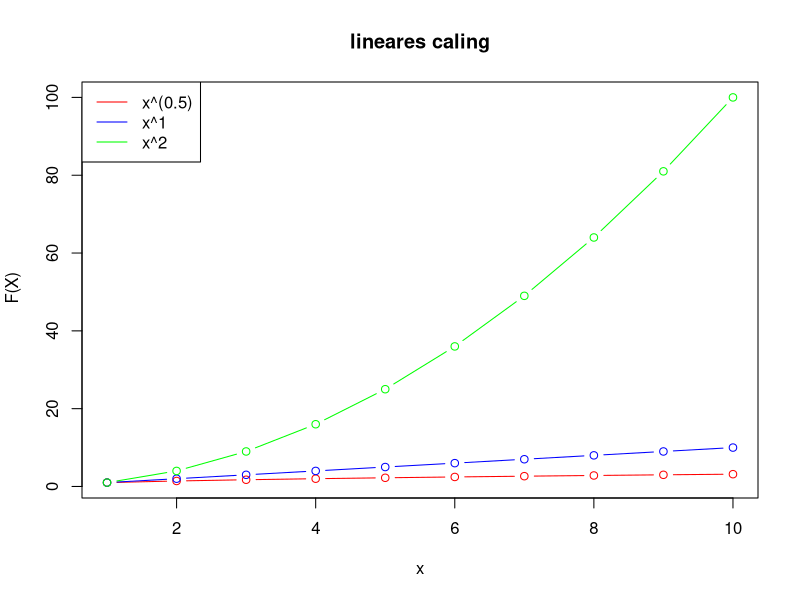
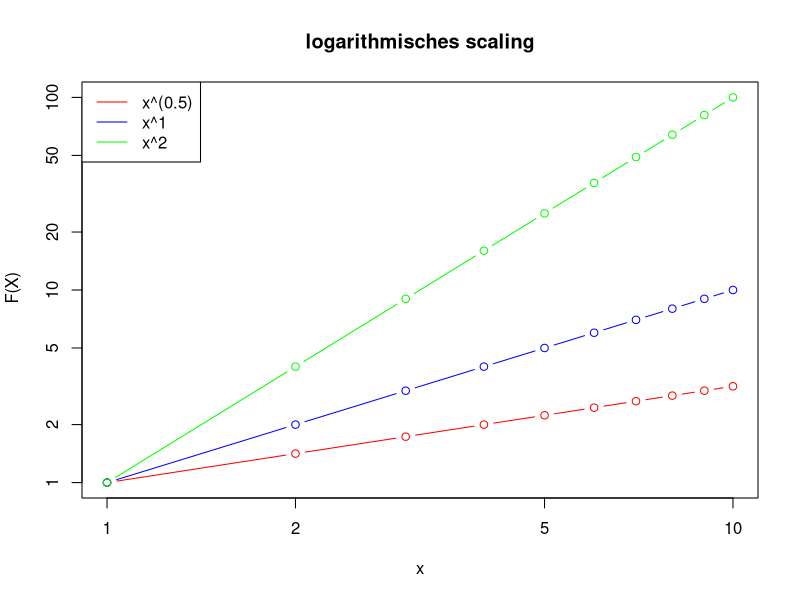

These figures' R source, in order: (Note: this script raises an error after producing the figures.)
## ---- chunk 1
#Wertebereich x von 1 bis 10
x<-c(1:10)

#definintion der funtionen
function_1<-x^(0.5)
function_2<-x^1
function_3<-x^2

# plot linear scaling:
plot(range(x), range(floor(min(function_1,function_2,function_3)):
              ceiling(max(function_1,function_2,function_3))), 
              type = "n", ylab = " F(X)", xlab = "x", 
              main = "lineares caling")
lines(x, function_1, type = "b", col = "red")
lines(x, function_2, type = "b", col = "blue")
lines(x, function_3, type = "b", col = "green")
legend("topleft", legend = c("x^(0.5)", "x^1", "x^2"), 
              col = c("red","blue","green"), lty = "solid")

#plot logarithmic scaling
plot(range(x), range(floor(min(function_1,function_2,function_3)):
              ceiling(max(function_1,function_2,function_3))), 
              type = "n", ylab = " F(X)", xlab = "x", 
              main = "logarithmisches scaling", log = "xy")
lines(x, function_1, type = "b", col = "red")
lines(x, function_2, type = "b", col = "blue")
lines(x, function_3, type = "b", col = "green")
legend("topleft", legend = c("x^(0.5)", "x^1", "x^2"), 
       col = c("red","blue","green"), lty = "solid")
## ---- chunk 2
#Wertebereich x von 1 bis 10
x<-c(1:10)

#definintion der funtionen
function_1<-exp(0.5*x)
function_2<-exp(1*x)
function_3<-exp(2*x)

# plot linear/linear scaling:
plot(range(x), range(floor(min(function_1,function_2,function_3)):
            ceiling(max(function_1,function_2,function_3))), 
            type = "n", ylab = " F(X)", xlab = "x", 
            main = "x-Achse und y-Achse linear scaliert")
lines(x, function_1, type = "b", col = "red")
lines(x, function_2, type = "b", col = "blue")
lines(x, function_3, type = "b", col = "green")
legend("topleft", legend = c("e^(0.5x)", "e^(x)", "e^(2x)"), 
            col = c("red","blue","green"), lty = "solid")

#plot linear/logarithmic scaling
plot(range(x), range(floor(min(function_1,function_2,function_3)):
            ceiling(max(function_1,function_2,function_3))), 
            type = "n", ylab = " F(X)", xlab = "x", 
            main = "x-Achse linear und y-Achse logarithmisch scaliert", log = "y")
lines(x, function_1, type = "b", col = "red")
lines(x, function_2, type = "b", col = "blue")
lines(x, function_3, type = "b", col = "green")
legend("topleft", legend = c("e^(0.5x)", "e^(x)", "e^(2x)"), 
            col = c("red","blue","green"), lty = "solid")

## ---- chunk 3
#Wertebereich x von 1 bis 10
x<-c(1:10)

#definintion der funtionen
function_1<-log(0.5*x)
function_2<-log(1*x)
function_3<-log(2*x)

# plot linear/linear scaling:
plot(range(x), range(floor(min(function_1,function_2,function_3)):
              ceiling(max(function_1,function_2,function_3))), 
              type = "n", ylab = " F(X)", xlab = "x", 
              main = "x-Achse und y-Achse linear scaliert")
lines(x, function_1, type = "b", col = "red")
lines(x, function_2, type = "b", col = "blue")
lines(x, function_3, type = "b", col = "green")
legend("topleft", legend = c("e^(0.5x)", "e^(x)", "e^(2x)"),
              col = c("red","blue","green"), lty = "solid")

#plot logarithmic/linear scaling
plot(range(x), range(floor(min(function_1,function_2,function_3)):
              ceiling(max(function_1,function_2,function_3))), 
              type = "n", ylab = " F(X)", xlab = "x", 
              main = "x-Achse logartithmisch und y-Achse linearh scaliert", 
              log = "x")
lines(x, function_1, type = "b", col = "red")
lines(x, function_2, type = "b", col = "blue")
lines(x, function_3, type = "b", col = "green")
legend("topleft", legend = c("e^(0.5x)", "e^(x)", "e^(2x)"), 
            col = c("red","blue","green"), lty = "solid")

## ---- chunk 4
#import data 
us_states_productions <- read.csv("US_States_Production.csv")
names(us_states_productions)[2] <- "state" 
names(us_states_productions)[3] <- "year"
names(us_states_productions)[4] <- "privat_capital"
names(us_states_productions)[5] <- "street_capital"
names(us_states_productions)[6] <- "water_capital"
names(us_states_productions)[7] <- "utility_capital"
names(us_states_productions)[8] <- "public_capital"
names(us_states_productions)[9] <- "state_product"
names(us_states_productions)[10] <- "employment"
names(us_states_productions)[11] <- "unemployment_rate"
us_states_productions
## ---- chunk 5
# Mean Unemployment rate per year
y1970 <- subset(us_states_productions, year == 1970)
rate1970 <- mean(y1970$unemployment_rate)

y1971 <- subset(us_states_productions, year == 1971)
rate1971 <- mean(y1971$unemployment_rate)

y1972 <- subset(us_states_productions, year == 1972)
rate1972 <- mean(y1972$unemployment_rate)

y1973 <- subset(us_states_productions, year == 1973)
rate1973 <- mean(y1973$unemployment_rate)

y1974 <- subset(us_states_productions, year == 1974)
rate1974 <- mean(y1974$unemployment_rate)

y1975 <- subset(us_states_productions, year == 1975)
rate1975 <- mean(y1975$unemployment_rate)

y1976 <- subset(us_states_productions, year == 1976)
rate1976 <- mean(y1970$unemployment_rate)

y1977 <- subset(us_states_productions, year == 1977)
rate1977 <- mean(y1977$unemployment_rate)

y1978 <- subset(us_states_productions, year == 1978)
rate1978 <- mean(y1978$unemployment_rate)

y1979 <- subset(us_states_productions, year == 1979)
rate1979 <- mean(y1979$unemployment_rate)

y1980 <- subset(us_states_productions, year == 1980)
rate1980 <- mean(y1980$unemployment_rate)

y1981 <- subset(us_states_productions, year == 1981)
rate1981 <- mean(y1981$unemployment_rate)

y1982 <- subset(us_states_productions, year == 1982)
rate1982 <- mean(y1982$unemployment_rate)

y1983 <- subset(us_states_productions, year == 1983)
rate1983 <- mean(y1983$unemployment_rate)

y1984 <- subset(us_states_productions, year == 1984)
rate1984 <- mean(y1984$unemployment_rate)

y1985 <- subset(us_states_productions, year == 1985)
rate1985 <- mean(y1985$unemployment_rate)

y1986 <- subset(us_states_productions, year == 1986)
rate1986 <- mean(y1986$unemployment_rate)

rates <- c(rate1970, rate1971, rate1972, rate1973, rate1974, rate1975, rate1976, rate1977, rate1978, rate1979, rate1980, rate1981, rate1982, rate1983, 
           rate1984, rate1985, rate1986)
year <- c(1970, 1971, 1972, 1973, 1974, 1975, 1976, 1977, 1978, 1979, 1980, 1981, 1982, 1983, 1984, 1985, 1986)
year_rate <- c(year, rates)
year_rates <- matrix(year_rate, ncol = 2, nrow = 17)

plot(year_rates, type = "b", ylab = "Unemployment rate", xlab = "Year", 
              main = "Unemployment rate between 1970 and 1986 in the United States")
## ---- chunk 6
states <- unique(us_states_productions$state)

st1 <- subset(us_states_productions, state == states[1])
priv_cap <- c()
for (i in 1:48) {
  st <- subset(us_states_productions, state == states[i])
  st_avg <- mean(st$privat_capital)
  priv_cap <- c(priv_cap, st_avg)
}
order_priv_cap <- order(priv_cap, decreasing = TRUE)
highst_priv_cap <- matrix(order_priv_cap, nrow = 5, ncol = 1)
highst_priv_cap
state1 <- states[4]
state2 <- states[30]
state3 <- states[41]
state4 <- states[11]
state5 <- states[36]

state1
state2
state3
state4
state5

five_states1 <- subset(us_states_productions, state == "CALIFORNIA")
five_states2 <- subset(us_states_productions, state == "NEW_YORK")
five_states3 <- subset(us_states_productions, state == "TEXAS")
five_states4 <- subset(us_states_productions, state == "ILLINOIS")
five_states5 <- subset(us_states_productions, state == "PENNSYLVANIA")

year_capC <- matrix(c(five_states1$year, five_states1$privat_capital), nrow = 17, ncol = 2)
year_capN <- matrix(c(five_states2$year, five_states2$privat_capital), nrow = 17, ncol = 2)
year_capT <- matrix(c(five_states3$year, five_states3$privat_capital), nrow = 17, ncol = 2)
year_capI <- matrix(c(five_states4$year, five_states4$privat_capital), nrow = 17, ncol = 2)
year_capP <- matrix(c(five_states5$year, five_states5$privat_capital), nrow = 17, ncol = 2)

plot(year_capC, type = "b", ylab = "private capital", xlab = "Year", 
              main = "Private capital between 1970 and 1986 for California")
plot(year_capN, type = "b", ylab = "private capital", xlab = "Year", 
              main = "Private capital between 1970 and 1986 for New York")
plot(year_capT, type = "b", ylab = "private capital", xlab = "Year", 
              main = "Private capital between 1970 and 1986 for Texas")
plot(year_capI, type = "b", ylab = "private capital", xlab = "Year", 
              main = "Private capital between 1970 and 1986 for Illinois")
plot(year_capP, type = "b", ylab = "private capital", xlab = "Year", 
              main = "Private capital between 1970 and 1986 for Pennsylvania")

## ---- chunk 7
pub_cap <- c()
for (i in 1:48) {
  st <- subset(us_states_productions, state == states[i])
  st_avg <- mean(st$public_capital)
  pub_cap <- c(pub_cap, st_avg)
}
order_high_pub_cap <- order(pub_cap, decreasing = TRUE)
order_low_pub_cap <- order(pub_cap)
highst_pub_cap <- matrix(order_high_pub_cap, nrow = 1, ncol = 1)
lowest_pub_cap <- matrix(order_low_pub_cap, nrow = 1, ncol = 1)
highst_pub_cap
lowest_pub_cap
statePubHigh <- states[41]
statePubLow <- states[43]
statePubHigh
statePubLow

Texas <- subset(us_states_productions, state == "TEXAS")
Vermont <- subset(us_states_productions, state == "VERMONT")

year_pub_capT <- matrix(c(Texas$year, Texas$privat_capital), nrow = 17, ncol = 2)
year_pub_capV <- matrix(c(Vermont$year, Vermont$privat_capital), nrow = 17, ncol = 2)

plot(year_pub_capT, type = "b", ylab = "private capital", xlab = "Year", 
              main = "Public capital between 1970 and 1986 for Texas")
plot(year_pub_capV, type = "b", ylab = "private capital", xlab = "Year", 
              main = "Public capital between 1970 and 1986 for Vermont")

## ---- chunk 8
unemp_rate <- c()
for (i in 1:48) {
  st <- subset(us_states_productions, state == states[i])
  st_avg <- mean(st$unemployment_rate)
  unemp_rate <- c(unemp_rate, st_avg)
}
order_unemp_rate <- order(unemp_rate, decreasing = TRUE)
highst_unemp_rate <- matrix(order_unemp_rate, nrow = 2, ncol = 1)
highst_unemp_rate
stateUn1 <- states[20]
stateUn2 <- states[46]

stateUn1
stateUn2

Michigan <- subset(us_states_productions, state == "MICHIGAN")
W_Verginia <- subset(us_states_productions, state == "WEST_VIRGINIA")

year_unempM <- matrix(c(Michigan$year, Michigan$unemployment_rate), nrow = 17, ncol = 2)
mean1 = mean(Michigan$unemployment_rate)
sd1 = sd(Michigan$unemployment_rate)
mean1
sd1
year_unempV <- matrix(c(W_Verginia$year, W_Verginia$unemployment_rate), nrow = 17, ncol = 2)
mean2 = mean(W_Verginia$unemployment_rate)
sd2 = sd(W_Verginia$unemployment_rate)
mean2
sd2

x <- rnorm(17, mean = 9.694118, sd = 2.881942)
y <- rnorm(17, mean = 9.270588, sd = 3.804728)

d <- data.frame(treatment=c(x,y))

boxplot(d) #?????


## ---- chunk 9
street_cap <- c()
for (i in 1:48) {
  st <- subset(us_states_productions, state == states[i])
  st_avg <- mean(st$street_capital)
  street_cap <- c(street_cap, st_avg)
}
order_street_cap <- order(street_cap)
lowest_street_cap <- matrix(order_street_cap, nrow = 2, ncol = 1)
lowest_street_cap
stateStr1 <- states[43]
stateStr2 <- states[37]

stateStr1
stateStr2

Vermont <- subset(us_states_productions, state == "VERMONT")
R_Island <- subset(us_states_productions, state == "RHODE_ISLAND")

year_street_capV <- matrix(c(Vermont$year, Vermont$street_capital), nrow = 17, ncol = 2)
mean3 = mean(Vermont$street_capital)
sd3 = sd(Vermont$street_capital)
mean3
sd3
year_streer_capV <- matrix(c(R_Island$year, R_Island$street_capital), nrow = 17, ncol = 2)
mean4 = mean(R_Island$street_capital)
sd4 = sd(R_Island$street_capital)
mean4
sd4

x2 <- rnorm(17, mean = 1923.651, sd = 68.94504)
y2 <- rnorm(17, mean = 2040.148, sd = 146.6524)

d2 <- data.frame(treatment=c(x2,y2))

boxplot(d2) #?????


